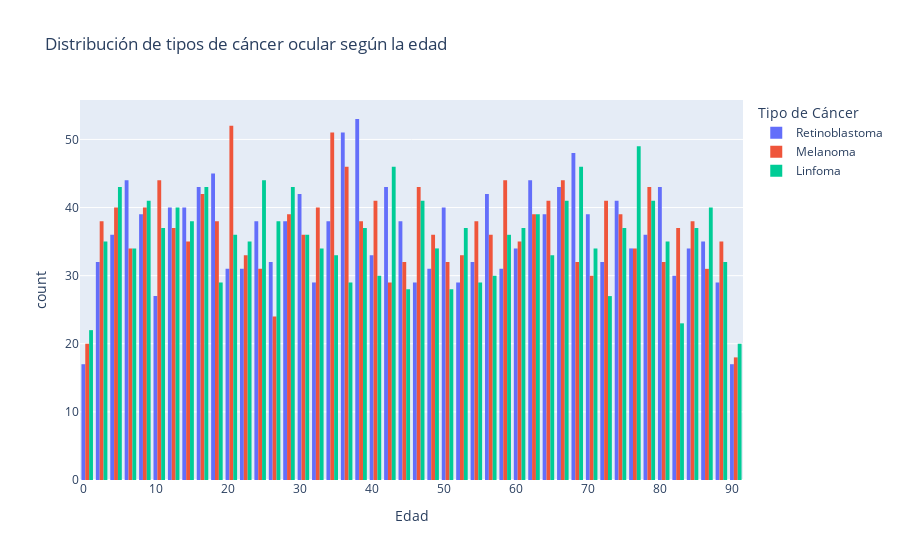

Here is the notebook cell this chart was saved with:
### Code cell
#Analizar la distribución de los tipos de cáncer ocular según variables demográficas.
#Se utilizará la función de regresión logística para predecir el tipo de cá
fig = px.histogram(df, x="Edad", color="Tipo de Cáncer", barmode="group",
                     labels={"Edad": "Edad", "Tipo de Cáncer": "Tipo de Cáncer"},
                        category_orders={"Tipo de Cáncer": ["Retinoblastoma", "Melanoma", "Linfoma"]},
                        color_discrete_sequence=px.colors.qualitative.Plotly,
                   title="Distribución de tipos de cáncer ocular según la edad")
fig.show()

#Pruebas de Anova para comparar la edad de los pacientes con diferentes tipos de cáncer ocular.
anova_results = stats.f_oneway(
    df[df["Tipo de Cáncer"] == "Retinoblastoma"]["Edad"],
    df[df["Tipo de Cáncer"] == "Melanoma"]["Edad"],
    df[df["Tipo de Cáncer"] == "Linfoma"]["Edad"]
)
print(anova_results)
#Interpretación de los resultados de Anova
#Si el p-valor es menor que 0.05, se rechaza la hipótesis nula de que no hay diferencias significativas entre los grupos.
if anova_results.pvalue < 0.05:
    print("Hay diferencias significativas en la edad de los pacientes con diferentes tipos de cáncer ocular.")
else:
    print("No hay diferencias significativas en la edad de los pacientes con diferentes tipos de cáncer ocular.")

### Figure 1 — Plotly figure (JSON) as saved in the notebook; plotly's stock layout.template omitted (floating-point values rounded to 4 significant figures; data arrays with more than 128 entries replaced by an {"elided": "..."} marker saying what was removed)
{"data": [{"alignmentgroup": "True", "bingroup": "x", "hovertemplate": "Tipo de Cáncer=Retinoblastoma<br>Edad=%{x}<br>count=%{y}<extra></extra>", "legendgroup": "Retinoblastoma", "marker": {"color": "#636EFA", "pattern": {"shape": ""}}, "name": "Retinoblastoma", "offsetgroup": "Retinoblastoma", "orientation": "v", "showlegend": true, "type": "histogram", "x": {"elided": "1672 int values"}, "xaxis": "x", "yaxis": "y"}, {"alignmentgroup": "True", "bingroup": "x", "hovertemplate": "Tipo de Cáncer=Melanoma<br>Edad=%{x}<br>count=%{y}<extra></extra>", "legendgroup": "Melanoma", "marker": {"color": "#EF553B", "pattern": {"shape": ""}}, "name": "Melanoma", "offsetgroup": "Melanoma", "orientation": "v", "showlegend": true, "type": "histogram", "x": {"elided": "1691 int values"}, "xaxis": "x", "yaxis": "y"}, {"alignmentgroup": "True", "bingroup": "x", "hovertemplate": "Tipo de Cáncer=Linfoma<br>Edad=%{x}<br>count=%{y}<extra></extra>", "legendgroup": "Linfoma", "marker": {"color": "#00CC96", "pattern": {"shape": ""}}, "name": "Linfoma", "offsetgroup": "Linfoma", "orientation": "v", "showlegend": true, "type": "histogram", "x": {"elided": "1637 int values"}, "xaxis": "x", "yaxis": "y"}], "layout": {"barmode": "group", "legend": {"title": {"text": "Tipo de Cáncer"}, "tracegroupgap": 0}, "title": {"text": "Distribución de tipos de cáncer ocular según la edad"}, "xaxis": {"anchor": "y", "domain": [0, 1], "title": {"text": "Edad"}}, "yaxis": {"anchor": "x", "domain": [0, 1], "title": {"text": "count"}}}}
